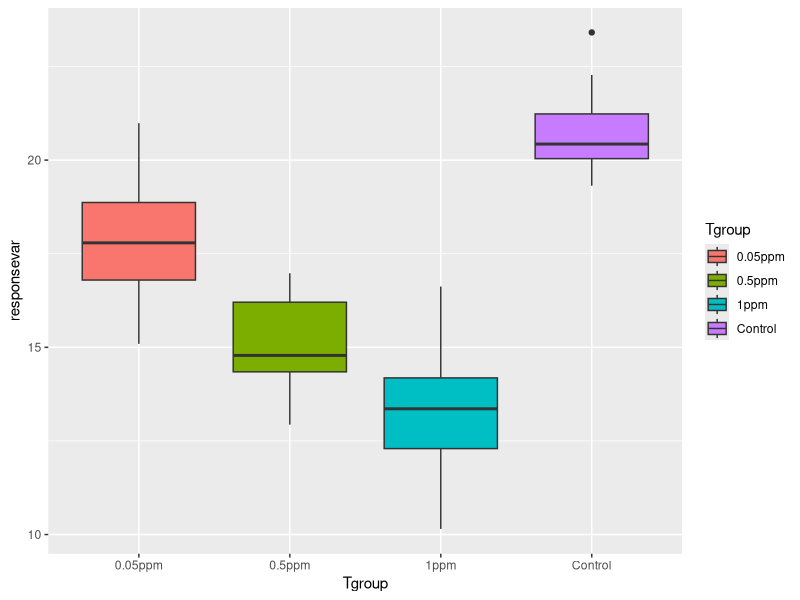
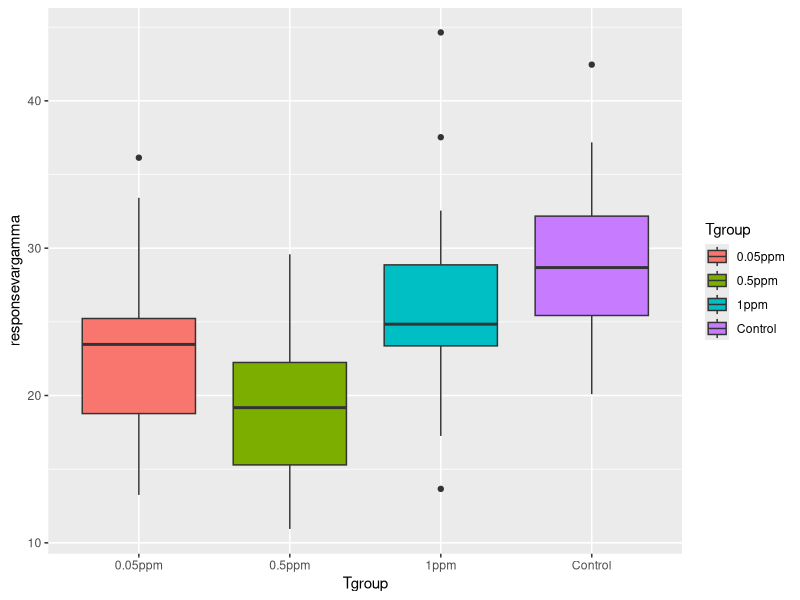

Recreate these plots in R, in order.
## ---- chunk 1
(library(tidyverse))
#1)
#Insecticide stress response in CPB
#Treatmentns: Control, 1ppm, 0.5ppm, 0.05ppm
#Response: Leaf area consumed (cm^2) and  rigthting response time (secs)

#H0: No difference in leaf are consumed between control and insecticide exposed beetles
#HA:Beetles exposed to imidacloprid consume less than the control beetles

## ---- chunk 2
#2) Assuming my data is randomly distributed
    #n=30 per treatment group; total 120 
    #LeafArea Means:Control: 20.5, 1ppm mean: 13.2, 0.5 ppm: 15.4, 0.05 ppm: 17.3
    #Leaf area var: Control: 1.4, 1ppm: 1.9, 0.5ppm: 1.2, 0.05 ppm: 1.3 

## ---- chunk 3
#3) Response var: Leaf Area consumed
ngroup<- 4
nName<-c("Control", "1ppm", "0.5ppm", "0.05ppm")
nsize<- c(30,30,30,30)  #30 larvae per group
nMean<-c(20.5, 13.2, 15.4, 17.3) #fake means
nSD<-c(1.4, 1.9, 1.2, 1.3) #fake sd
ID<-1:(sum(nsize)) #creates a row with all number of obs
##create fake random distrubutions for each treatment groups
responsevar<- c(rnorm(n=nsize[1], mean= nMean[1], sd=nSD[1]), #for control group
       rnorm(n=nsize[2], mean= nMean[2], sd=nSD[2]), #for 1ppm group
       rnorm(n=nsize[3], mean= nMean[3], sd=nSD[3]), #for 0.5ppm group
       rnorm(n=nsize[4], mean=nMean[4], sd=nSD[4])) #for 0.05ppm group
Tgroup<- rep(nName, nsize)  
Tgroup
table(Tgroup)

ANOdata<- data.frame(ID,Tgroup,responsevar) #building data frame for ANOVA analysis
str(ANOdata)
head(ANOdata)
## ---- chunk 4
#4)
#Anova model
ANOmodel<- aov(responsevar~Tgroup) #running the model
print(ANOmodel)
Anovasummary<-summary(ANOmodel)
Anovasummary
#  Df Sum Sq Mean Sq F value Pr(>F)    
#Tgroup        3  714.8  238.27   97.39 <2e-16 *** #significant difference found among treatments
#Residuals   116  283.8    2.45                   

#plotting the ANOVA model
ANOplot<- ggplot(data= ANOdata,
                 aes(x=Tgroup, y=responsevar, 
                     fill= Tgroup)) + geom_boxplot() # graph shows a dose dependent response; with increasing imidacloprid concentrations larvae eat less
print(ANOplot)
## ---- chunk 5
#5) #after running my model 3 times, I still find significant response among treatments

responsevar<- c(rnorm(n=nsize[1], mean= nMean[1], sd=nSD[1]), #for control group
       rnorm(n=nsize[2], mean= nMean[2], sd=nSD[2]), #for 1ppm group
       rnorm(n=nsize[3], mean= nMean[3], sd=nSD[3]), #for 0.5ppm group
       rnorm(n=nsize[4], mean=nMean[4], sd=nSD[4])) #for 0.05ppm group

ANOmodel<- aov(responsevar~Tgroup) #running the model
print(ANOmodel)
Anovasummary<-summary(ANOmodel)
Anovasummary
    #Df Sum Sq Mean Sq F value Pr(>F)    
#Tgroup        3  853.7  284.56   134.7 <2e-16 ***
#Residuals   116  245.0    2.11 
responsevar<- c(rnorm(n=nsize[1], mean= nMean[1], sd=nSD[1]), #for control group
       rnorm(n=nsize[2], mean= nMean[2], sd=nSD[2]), #for 1ppm group
       rnorm(n=nsize[3], mean= nMean[3], sd=nSD[3]), #for 0.5ppm group
       rnorm(n=nsize[4], mean=nMean[4], sd=nSD[4])) #for 0.05ppm group

ANOmodel<- aov(responsevar~Tgroup) #running the model
print(ANOmodel)
Anovasummary<-summary(ANOmodel)
Anovasummary
#Df Sum Sq Mean Sq F value Pr(>F)    
#Tgroup        3  987.5   329.2   167.1 <2e-16 ***
#Residuals   116  228.5     2.0      
## ---- chunk 6
#6)#Now begin adjusting the means of the different groups. Given the sample sizes you have chosen, how small can the differences between the groups be (the effect size) for you to still detect a significant pattern (p < 0.05)?

ngroup<- 4
nName<-c("Control", "1ppm", "0.5ppm", "0.05ppm")
nsize<- c(30,30,30,30)  #30 larvae per group
nMean<-c(20.5, 22.5, 22.5, 22.5) #different means
nSD<-c(1.4, 1.9, 1.2, 1.3) #fake sd
ID<-1:(sum(nsize)) #creates a row with all number of obs
##create fake random distrubutions for each treatment groups
responsevar<- c(rnorm(n=nsize[1], mean= nMean[1], sd=nSD[1]), #for control group
       rnorm(n=nsize[2], mean= nMean[2], sd=nSD[2]), #for 1ppm group
       rnorm(n=nsize[3], mean= nMean[3], sd=nSD[3]), #for 0.5ppm group
       rnorm(n=nsize[4], mean=nMean[4], sd=nSD[4])) #for 0.05ppm group
Tgroup<- rep(nName, nsize)  
Tgroup
table(Tgroup)

ANOdata<- data.frame(ID,Tgroup,responsevar) #building data frame for ANOVA analysis
str(ANOdata)
head(ANOdata)

#Anova model
ANOmodel<- aov(responsevar~Tgroup) #running the model
print(ANOmodel)
Anovasummary<-summary(ANOmodel)
Anovasummary
#             Df Sum Sq Mean Sq F value Pr(>F) #no longer significant when means differ by 0.3, >0.05
#Tgroup        3   10.1   3.368   1.438  0.235
#Residuals   116  271.6   2.341         

#             Df Sum Sq Mean Sq F value Pr(>F)  #means differ here by 0.6 and are showing slight significance <0.05
#Tgroup        3  21.53   7.175    3.14 0.0281 *
#Residuals   116 265.10   2.285 

#        Df Sum Sq Mean Sq F value Pr(>F) #trying it again with a differenve of 0.6 gives a p>0.05
#Tgroup        3   8.41   2.804   1.228  0.303
#Residuals   116 264.96   2.284 

# Df Sum Sq Mean Sq F value Pr(>F)
#Tgroup        3  13.53   4.510   1.937  0.128 #means differ by 1 and no longer have a p<0.05
#Residuals   116 270.14   2.329   

# Df Sum Sq Mean Sq F value   Pr(>F)    
#Tgroup        3  116.5   38.82   20.34 1.17e-10 *** #means differ by 2 and now have a p<0.05
#Residuals   116  221.5    1.91  
## ---- chunk 7
#8)








## ---- chunk 8
#9)
ngroup<- 4
nName<-c("Control", "1ppm", "0.5ppm", "0.05ppm")
nsize<- c(30,30,30,30)  #30 larvae per group, tried n=20,15,10,8,6,4,3. with a n=2 I saw non-significant p-values
nMean<-c(20.5, 13.2, 15.4, 17.3) #different means
nSD<-c(1.4, 1.9, 1.2, 1.3) #fake sd
ID<-1:(sum(nsize)) #creates a row with all number of obs
##create fake gamma distrubutions for each treatment groups
responsevargamma<- c(rgamma(n=nsize[1], shape= nMean[1], scale=nSD[1]), #for control group
       rgamma(n=nsize[2], shape= nMean[2], scale=nSD[2]), #for 1ppm group
       rgamma(n=nsize[3], shape= nMean[3], scale=nSD[3]), #for 0.5ppm group
       rgamma(n=nsize[4], shape=nMean[4], scale=nSD[4])) #for 0.05ppm group
Tgroup<- rep(nName, nsize)  
Tgroup
table(Tgroup)
ANOdatagamma<- data.frame(ID,Tgroup,responsevargamma) #building data frame for ANOVA analysis
str(ANOdatagamma)
head(ANOdatagamma)

#Anova model using a gamma dist
ANOmodelgamma<- aov(responsevargamma~Tgroup) #running the model
print(ANOmodelgamma)
Anovasummary_gamma<-summary(ANOmodelgamma)
Anovasummary
#plotting the ANOVA model
ANOplot_gamma<- ggplot(data= ANOdatagamma,
                 aes(x=Tgroup, y=responsevargamma, 
                     fill= Tgroup)) + geom_boxplot() # graph shows a dose dependent response; with increasing imidacloprid concentrations larvae eat less
print(ANOplot_gamma)

